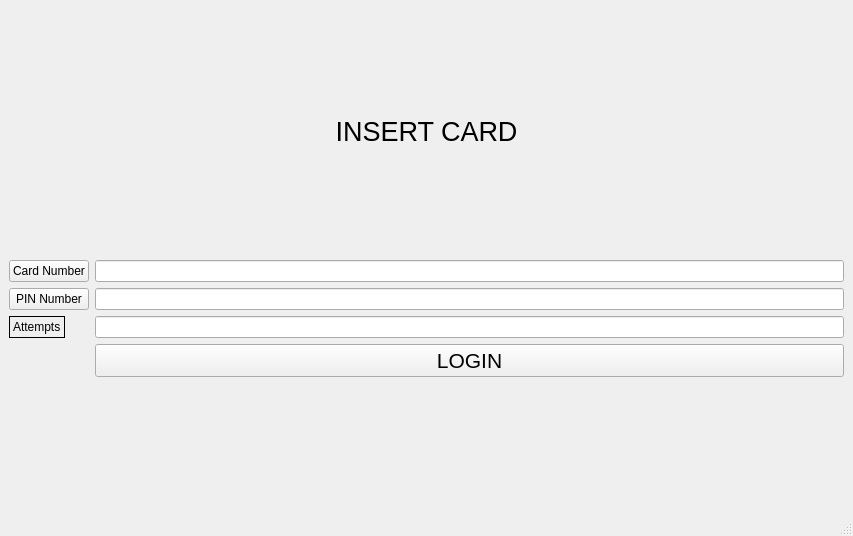
<?xml version="1.0" encoding="UTF-8"?>
<ui version="4.0">
 <class>MainWindow</class>
 <widget class="QMainWindow" name="MainWindow">
  <property name="geometry">
   <rect>
    <x>0</x>
    <y>0</y>
    <width>853</width>
    <height>536</height>
   </rect>
  </property>
  <property name="windowTitle">
   <string>MainWindow</string>
  </property>
  <widget class="QWidget" name="centralwidget">
   <layout class="QVBoxLayout" name="verticalLayout">
    <item>
     <widget class="QLabel" name="label">
      <property name="font">
       <font>
        <pointsize>20</pointsize>
       </font>
      </property>
      <property name="text">
       <string>INSERT CARD</string>
      </property>
      <property name="alignment">
       <set>Qt::AlignmentFlag::AlignCenter</set>
      </property>
     </widget>
    </item>
    <item>
     <layout class="QFormLayout" name="formLayout">
      <item row="0" column="0">
       <widget class="QPushButton" name="Card">
        <property name="text">
         <string>Card Number</string>
        </property>
       </widget>
      </item>
      <item row="0" column="1">
       <widget class="QLineEdit" name="CardNumber"/>
      </item>
      <item row="1" column="0">
       <widget class="QPushButton" name="PIN">
        <property name="text">
         <string>PIN Number</string>
        </property>
       </widget>
      </item>
      <item row="1" column="1">
       <widget class="QLineEdit" name="PinNumber"/>
      </item>
      <item row="2" column="0">
       <widget class="QLabel" name="Attempts">
        <property name="frameShape">
         <enum>QFrame::Shape::Box</enum>
        </property>
        <property name="text">
         <string>Attempts</string>
        </property>
       </widget>
      </item>
      <item row="2" column="1">
       <widget class="QLineEdit" name="AttNum"/>
      </item>
      <item row="3" column="1">
       <widget class="QPushButton" name="CheckPinButton">
        <property name="font">
         <font>
          <pointsize>16</pointsize>
         </font>
        </property>
        <property name="text">
         <string>LOGIN</string>
        </property>
       </widget>
      </item>
     </layout>
    </item>
   </layout>
  </widget>
  <widget class="QStatusBar" name="statusbar"/>
 </widget>
 <resources/>
 <connections/>
</ui>
